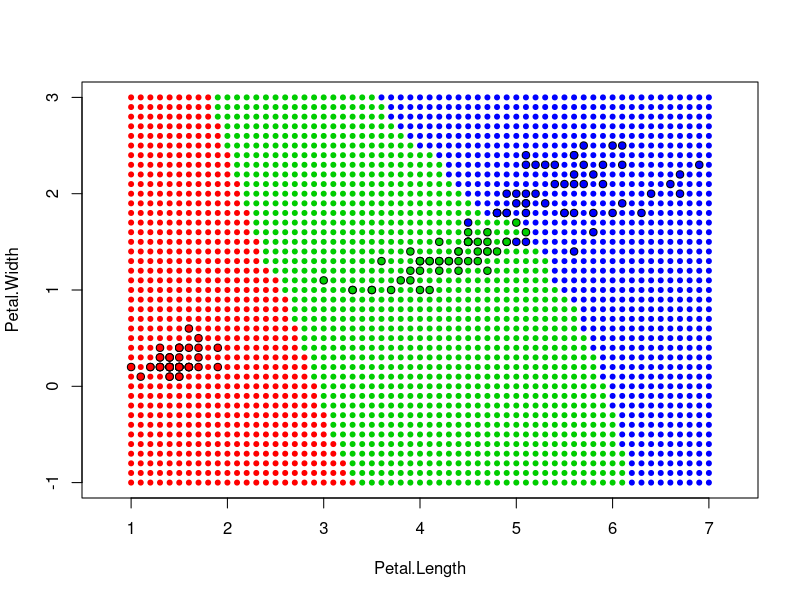

Write the R code that produced this figure.
#help fields and functions
dist = function(p1, p2) sqrt(sum((p1 - p2) ^ 2))

#KNN method
closestGroup = function(u, k) {
    irisDist = apply(petals, 1, dist, u)
    names(irisDist) = iris[, 5]
    minKDist = sort(irisDist)[1:k]
    bestGroup = sort(table(names(minKDist)), decreasing = T)[1]
    return(names(bestGroup))
}

#init global values
irisNames = c("setosa", "versicolor", "virginica")
petals = iris[, 3:4]
xlim = c(1, 7)
ylim = c(-1, 3)
#petals = iris[, 1:2]
#xlim = c(4, 8)
#ylim = c(1.5, 4.5)
step = 0.1
k = 10

#draw plot
irisColors = c("red", "green3", "blue")
names(irisColors) = irisNames

plot(petals, bg = irisColors[iris$Species], pch = 21, asp = 1, xlim = xlim, ylim = ylim) #iris
#legend("bottomright", irisNames, pch = 21, pt.bg = irisColors)

#main method
for (x in seq(xlim[1], xlim[2], step)) {
    for (y in seq(ylim[1], ylim[2], step)) {
        u = c(round(x, 1), round(y, 1)) #use round to aviod cases 0.1 + 0.2 = 0.3000000004
        if (any(apply(petals, 1, function(v) all(v == u)))) next
        #if trainig set contains u (O(n) - too long)
        groupName = closestGroup(u, k)
        #draw new point
        points(u[1], u[2], col = irisColors[groupName], pch = 20) #u
    }
}